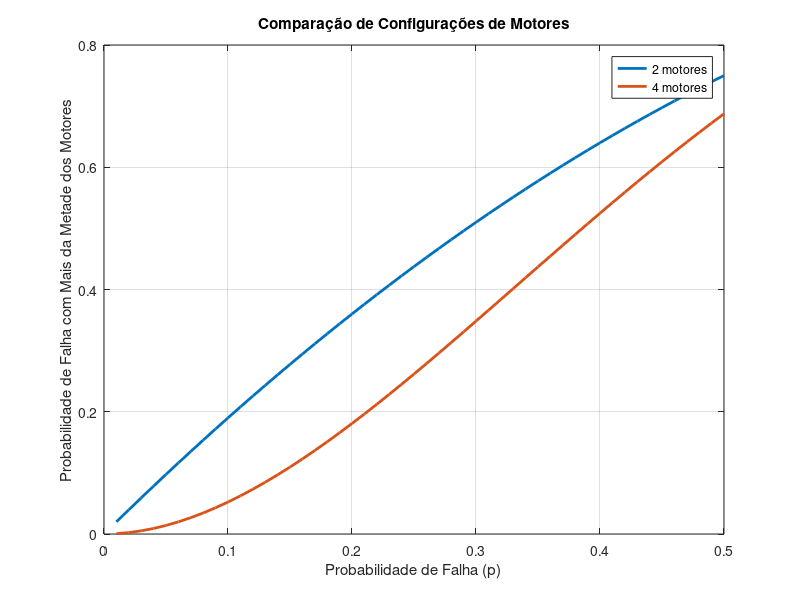

This chart was generated by the following MATLAB code:
% Parâmetros
p_values = 0.01:0.01:0.5; % Probabilidades de falha variando de 1% a 50%

% Calcule as probabilidades para 2 e 4 motores diretamente
prob_falha_2_motores = zeros(size(p_values));
prob_falha_4_motores = zeros(size(p_values));

for i = 1:length(p_values)
    p = p_values(i);
    prob_falha_2_motores(i) = sum(binopdf(ceil(2/2):2, 2, p));
    prob_falha_4_motores(i) = sum(binopdf(ceil(4/2):4, 4, p));
end

% Exiba os resultados
figure;
plot(p_values, prob_falha_2_motores, 'LineWidth', 2, 'DisplayName', '2 motores');
hold on;
plot(p_values, prob_falha_4_motores, 'LineWidth', 2, 'DisplayName', '4 motores');
xlabel('Probabilidade de Falha (p)');
ylabel('Probabilidade de Falha com Mais da Metade dos Motores');
title('Comparação de Configurações de Motores');
legend;
grid on;
